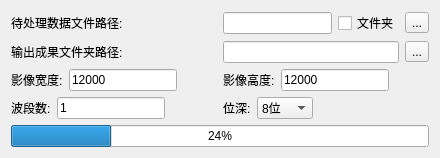
     <widget class="QWidget" name="RAWFormatChange_page">
      <layout class="QGridLayout" name="gridLayout_49">
       <item row="0" column="0" colspan="2">
        <layout class="QGridLayout" name="gridLayout_45" columnstretch="0,5">
         <item row="0" column="0">
          <layout class="QGridLayout" name="gridLayout_48">
           <item row="1" column="0">
            <widget class="QLabel" name="label_50">
             <property name="text">
              <string>输出成果文件夹路径:</string>
             </property>
            </widget>
           </item>
           <item row="2" column="0">
            <layout class="QHBoxLayout" name="horizontalLayout_59">
             <item>
              <widget class="QLabel" name="label_65">
               <property name="text">
                <string>影像宽度:</string>
               </property>
              </widget>
             </item>
             <item>
              <widget class="QLineEdit" name="lineEdit_51">
               <property name="text">
                <string>12000</string>
               </property>
              </widget>
             </item>
             <item>
              <spacer name="horizontalSpacer_63">
               <property name="orientation">
                <enum>Qt::Horizontal</enum>
               </property>
               <property name="sizeHint" stdset="0">
                <size>
                 <width>40</width>
                 <height>20</height>
                </size>
               </property>
              </spacer>
             </item>
            </layout>
           </item>
           <item row="3" column="0">
            <layout class="QHBoxLayout" name="horizontalLayout_63">
             <item>
              <widget class="QLabel" name="label_69">
               <property name="text">
                <string>波段数:</string>
               </property>
              </widget>
             </item>
             <item>
              <widget class="QLineEdit" name="lineEdit_54">
               <property name="text">
                <string>1</string>
               </property>
              </widget>
             </item>
             <item>
              <spacer name="horizontalSpacer_58">
               <property name="orientation">
                <enum>Qt::Horizontal</enum>
               </property>
               <property name="sizeHint" stdset="0">
                <size>
                 <width>40</width>
                 <height>20</height>
                </size>
               </property>
              </spacer>
             </item>
            </layout>
           </item>
           <item row="0" column="0">
            <widget class="QLabel" name="label_49">
             <property name="text">
              <string>待处理数据文件路径:</string>
             </property>
            </widget>
           </item>
          </layout>
         </item>
         <item row="0" column="1">
          <layout class="QGridLayout" name="gridLayout_50">
           <item row="3" column="0">
            <layout class="QHBoxLayout" name="horizontalLayout_39" stretch="0">
             <item>
              <layout class="QHBoxLayout" name="horizontalLayout_62" stretch="0,1,4">
               <item>
                <widget class="QLabel" name="label_68">
                 <property name="text">
                  <string>位深:</string>
                 </property>
                </widget>
               </item>
               <item>
                <widget class="QComboBox" name="comboBox_9">
                 <property name="currentIndex">
                  <number>0</number>
                 </property>
                 <item>
                  <property name="text">
                   <string>8位</string>
                  </property>
                 </item>
                 <item>
                  <property name="text">
                   <string>16位</string>
                  </property>
                 </item>
                 <item>
                  <property name="text">
                   <string>32位</string>
                  </property>
                 </item>
                </widget>
               </item>
               <item>
                <spacer name="horizontalSpacer_67">
                 <property name="orientation">
                  <enum>Qt::Horizontal</enum>
                 </property>
                 <property name="sizeHint" stdset="0">
                  <size>
                   <width>40</width>
                   <height>20</height>
                  </size>
                 </property>
                </spacer>
               </item>
              </layout>
             </item>
            </layout>
           </item>
           <item row="1" column="0">
            <layout class="QHBoxLayout" name="horizontalLayout_36">
             <item>
              <widget class="QLineEdit" name="lineEdit_29"/>
             </item>
             <item>
              <widget class="QToolButton" name="toolButton_17">
               <property name="text">
                <string>...</string>
               </property>
              </widget>
             </item>
            </layout>
           </item>
           <item row="2" column="0">
            <layout class="QHBoxLayout" name="horizontalLayout_38" stretch="0">
             <item>
              <layout class="QHBoxLayout" name="horizontalLayout_60" stretch="0,0,1">
               <item>
                <widget class="QLabel" name="label_66">
                 <property name="text">
                  <string>影像高度:</string>
                 </property>
                </widget>
               </item>
               <item>
                <widget class="QLineEdit" name="lineEdit_52">
                 <property name="text">
                  <string>12000</string>
                 </property>
                </widget>
               </item>
               <item>
                <spacer name="horizontalSpacer_59">
                 <property name="orientation">
                  <enum>Qt::Horizontal</enum>
                 </property>
                 <property name="sizeHint" stdset="0">
                  <size>
                   <width>40</width>
                   <height>20</height>
                  </size>
                 </property>
                </spacer>
               </item>
              </layout>
             </item>
            </layout>
           </item>
           <item row="0" column="0">
            <layout class="QHBoxLayout" name="horizontalLayout_32">
             <item>
              <widget class="QLineEdit" name="lineEdit_28"/>
             </item>
             <item>
              <widget class="QCheckBox" name="checkBox_35">
               <property name="text">
                <string>文件夹</string>
               </property>
              </widget>
             </item>
             <item>
              <widget class="QToolButton" name="toolButton_16">
               <property name="text">
                <string>...</string>
               </property>
              </widget>
             </item>
            </layout>
           </item>
          </layout>
         </item>
         <item row="1" column="0" colspan="2">
          <widget class="QProgressBar" name="progressBar_7">
           <property name="value">
            <number>24</number>
           </property>
          </widget>
         </item>
        </layout>
       </item>
      </layout>
     </widget>
